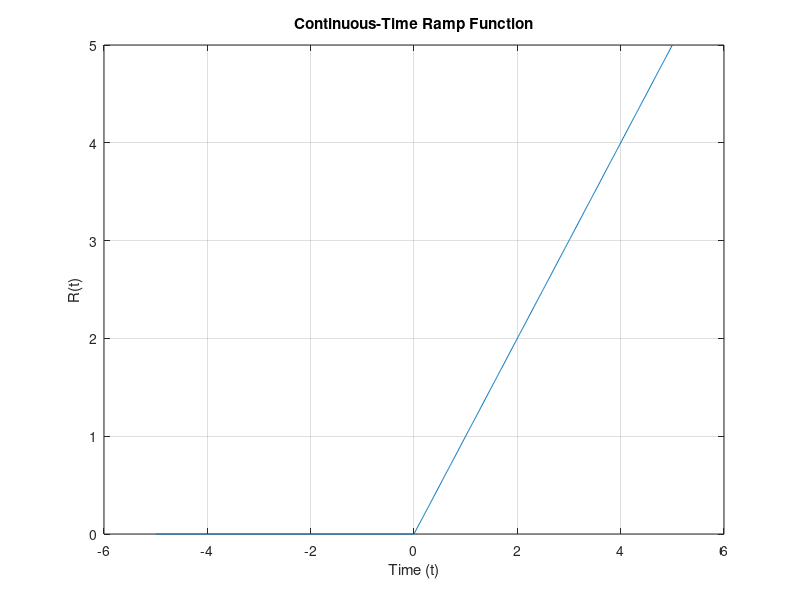

Write the MATLAB code that produced this figure.
% Define the time vector
t = -5:0.01:5;

% Define the continuous-time ramp function
R = max(0, t);

% Plot the continuous-time ramp function
figure;
plot(t, R);
title('Continuous-Time Ramp Function');
xlabel('Time (t)');
ylabel('R(t)');
grid on;
